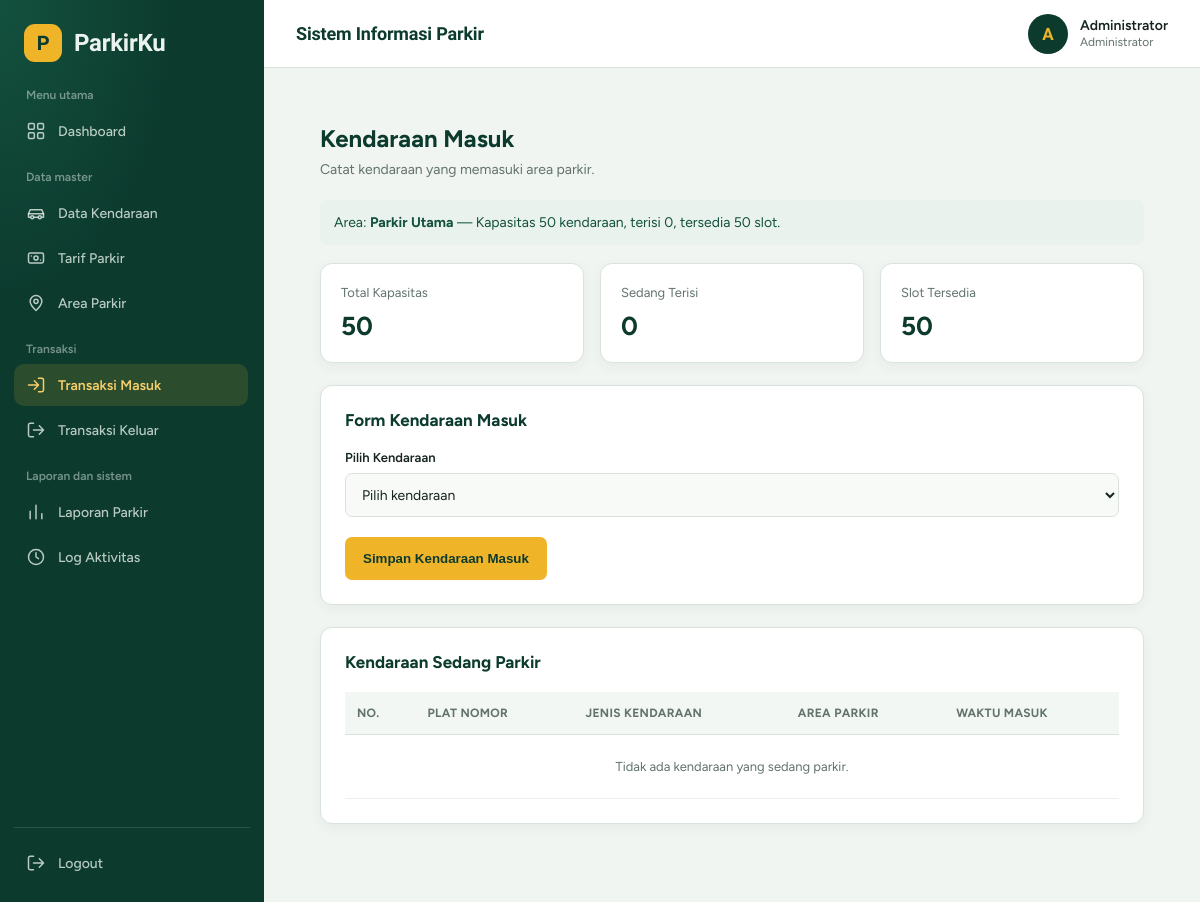
Page /parkir/admin/transaksi_masuk.php (signed in) on the committed database.
### tables this page shows
CREATE TABLE `tb_area_parkir` (
  `id_area` int(11) NOT NULL,
  `nama_area` varchar(100) NOT NULL,
  `kapasitas` int(11) NOT NULL DEFAULT 0,
  `terisi` int(11) NOT NULL DEFAULT 0
);

### parkir/koneksi.php (called while the page is built, shortened)
<?php
function e($nilai): string
{
    return htmlspecialchars(
        (string) $nilai,
        ENT_QUOTES,
        'UTF-8'
    );
}

### parkir/admin/transaksi_masuk.php (the view, shortened to what this page needs)
<?php
require_once __DIR__ . '/../koneksi.php';
$kendaraan = [];
$area = null;
$gagalMemuat = false;
try {
    $stmt = $pdo->query(
        "SELECT k.id_kendaraan, k.plat_nomor, k.jenis_kendaraan
         FROM tb_kendaraan k
         WHERE NOT EXISTS (
             SELECT 1
             FROM tb_transaksi t
             WHERE t.id_kendaraan = k.id_kendaraan
               AND t.status = 'masuk'
         )
         ORDER BY k.plat_nomor ASC"
    );
    $kendaraan = $stmt->fetchAll(PDO::FETCH_ASSOC);
    $stmt = $pdo->query(
        "SELECT id_area, nama_area, kapasitas, terisi
         FROM tb_area_parkir
         ORDER BY id_area ASC
         LIMIT 2"
    );
    $daftarArea = $stmt->fetchAll(PDO::FETCH_ASSOC);
    if (count($daftarArea) === 1) {
        $area = $daftarArea[0];
    }
} catch (PDOException $e) {
    error_log(
        'Gagal memuat kendaraan masuk: ' . $e->getMessage()
    );
    $error = 'Data gagal dimuat. Periksa struktur tabel database.';
    $gagalMemuat = true;
}
$kapasitas = (int) ($area['kapasitas'] ?? 0);
$terisi = (int) ($area['terisi'] ?? 0);
$tersedia = max(0, $kapasitas - $terisi);
require_once __DIR__ . '/header.php';
?>
<div class="masuk-page">
    <div class="masuk-heading">
        <h2>Kendaraan Masuk</h2>
        <p>Catat kendaraan yang memasuki area parkir.</p>
    </div>
    <?php if ($area !== null): ?>
        <div class="masuk-area-info">
            Area: <strong><?= e($area['nama_area']) ?></strong>
            — Kapasitas <?= $kapasitas ?> kendaraan,
            terisi <?= $terisi ?>,
            tersedia <?= $tersedia ?> slot.
        </div>
    <?php endif; ?>
    <div class="masuk-stats">
        <div class="masuk-stat">
            <span>Total Kapasitas</span>
            <strong><?= number_format($kapasitas) ?></strong>
        </div>
        <div class="masuk-stat">
            <span>Sedang Terisi</span>
            <strong><?= number_format($terisi) ?></strong>
        </div>
        <div class="masuk-stat">
            <span>Slot Tersedia</span>
            <strong><?= number_format($tersedia) ?></strong>
        </div>
    </div>
    <section class="masuk-panel">
        <h3>Form Kendaraan Masuk</h3>
        <?php if ($gagalMemuat): ?>
            <div class="masuk-alert">
                Form tidak dapat digunakan karena data gagal dimuat.
            </div>
        <?php elseif ($area === null): ?>
            <div class="masuk-alert">
                Pastikan database memiliki tepat satu area parkir.
            </div>
        <?php elseif ($tersedia <= 0): ?>
            <div class="masuk-alert">
                Parkir penuh. Tidak ada slot yang tersedia.
            </div>
        <?php else: ?>
            <form method="POST" action="transaksi_masuk.php">
                <div class="masuk-field">
                    <label for="id_kendaraan">Pilih Kendaraan</label>
                    <select
                        name="id_kendaraan"
                        id="id_kendaraan"
                        required
                    >
                        <option value="">Pilih kendaraan</option>
                    </select>
                </div>
                <button type="submit" class="masuk-btn">
                    Simpan Kendaraan Masuk
                </button>
            </form>
        <?php endif; ?>
    </section>
    <section class="masuk-panel">
        <h3>Kendaraan Sedang Parkir</h3>
        <div class="masuk-table-wrap">
            <table class="masuk-table">
                <thead>
                    <tr>
                        <th>No.</th>
                        <th>Plat Nomor</th>
                        <th>Jenis Kendaraan</th>
                        <th>Area Parkir</th>
                        <th>Waktu Masuk</th>
                    </tr>
                </thead>
                <tbody>
                    <?php if (empty($aktif)): ?>
                        <tr>
                            <td colspan="5" class="masuk-empty">
                                Tidak ada kendaraan yang sedang parkir.
                            </td>
                        </tr>
                    <?php endif; ?>
                </tbody>
            </table>
        </div>
    </section>
</div>
<?php require_once __DIR__ . '/footer.php'; ?>

### parkir/style.css (style rules this page uses)
:root { --navy: #172554; --blue: #2563eb; --blue-light: #eff6ff; --background: #f4f7fb; --white: #ffffff; --text: #1e293b; --muted: #64748b; --border: #e2e8f0; --green: #15803d; --red: #dc2626; }
* { box-sizing: border-box; margin: 0; padding: 0; }
body { font-family: Arial, Helvetica, sans-serif; background: var(--background); color: var(--text); font-size: 14px; }
input, select, textarea { width: 100%; padding: 12px 13px; border: 1px solid #cbd5e1; border-radius: 8px; outline: none; font: inherit; background: white; color: var(--text); }
table { width: 100%; border-collapse: collapse; white-space: nowrap; }
th { background: #f8fafc; color: #475569; font-size: 12px; text-align: left; text-transform: uppercase; letter-spacing: 0.3px; }
th, td { padding: 15px 13px; border-bottom: 1px solid var(--border); }

### parkir/admin/header.php (style rules this page uses)
:root { --adm-green: #0c3b2e; --adm-green-2: #14513f; --adm-sign: #f0b429; --adm-sign-soft: #f7cf6a; --adm-bg: #f1f5f2; --adm-text: #16241e; --adm-muted: #62736a; --adm-line: #d9e2dc; --adm-display: 'Bricolage Grotesque', 'Segoe UI', system-ui, sans-serif; --adm-sans: 'Figtree', system-ui, -apple-system, 'Segoe UI', Roboto, sans-serif; --adm-sidebar: 264px; }
* { box-sizing: border-box; }
body { margin: 0; font-family: var(--adm-sans); background: var(--adm-bg); color: var(--adm-text); -webkit-font-smoothing: antialiased; }

### parkir/admin/transaksi_masuk.php (style rules this page uses)
.masuk-page { padding: 24px; color: #16241e; }
.masuk-heading { margin-bottom: 22px; }
.masuk-heading h2 { margin: 0 0 8px; font-size: 24px; color: #0c3b2e; }
.masuk-heading p { margin: 0; color: #62736a; font-size: 14px; }
.masuk-stats { display: grid; grid-template-columns: repeat(3, minmax(0, 1fr)); gap: 16px; margin-bottom: 22px; }
.masuk-stat, .masuk-panel { background: #fff; border: 1px solid #d9e2dc; border-radius: 12px; box-shadow: 0 4px 12px rgba(12, 59, 46, .05); }
.masuk-stat { padding: 20px; }
.masuk-stat span { color: #62736a; font-size: 13px; }
.masuk-stat strong { display: block; margin-top: 9px; font-size: 26px; color: #0c3b2e; }
.masuk-panel { margin-bottom: 22px; padding: 24px; }
.masuk-panel h3 { margin: 0 0 20px; font-size: 17px; color: #0c3b2e; }
.masuk-field label { display: block; margin-bottom: 8px; font-size: 13px; font-weight: 600; color: #16241e; }
.masuk-field select { width: 100%; min-height: 44px; padding: 10px 12px; border: 1px solid #d9e2dc; border-radius: 7px; background: #f8faf8; color: #16241e; box-sizing: border-box; }
.masuk-btn { margin-top: 20px; min-height: 43px; padding: 0 18px; border: none; border-radius: 7px; background: #f0b429; color: #0c3b2e; font-weight: 600; cursor: pointer; }
.masuk-area-info { margin-bottom: 18px; padding: 14px; border-radius: 8px; background: #e9f2ec; color: #14513f; font-size: 14px; }
.masuk-table-wrap { overflow-x: auto; }
.masuk-table { width: 100%; border-collapse: collapse; text-align: left; font-size: 13px; }
.masuk-table th { padding: 14px 12px; background: #f3f7f4; color: #62736a; border-bottom: 1px solid #d9e2dc; white-space: nowrap; }
.masuk-table td { padding: 14px 12px; border-bottom: 1px solid #edf2ee; }
.masuk-empty { padding: 24px !important; text-align: center; color: #62736a; }

### rows in the picture
tb_area_parkir: nama_area "Parkir Utama", kapasitas "50", terisi "0"

### other values in the picture
$judulGrup "Menu utama"
$label "Dashboard"
$judulGrup "Data master"
$label "Data Kendaraan"
$label "Tarif Parkir"
$label "Area Parkir"
$judulGrup "Transaksi"
$label "Transaksi Masuk"
$label "Transaksi Keluar"
$judulGrup "Laporan dan sistem"
$label "Laporan Parkir"
$label "Log Aktivitas"
$inisial "A"
$namaAdmin "Administrator"
